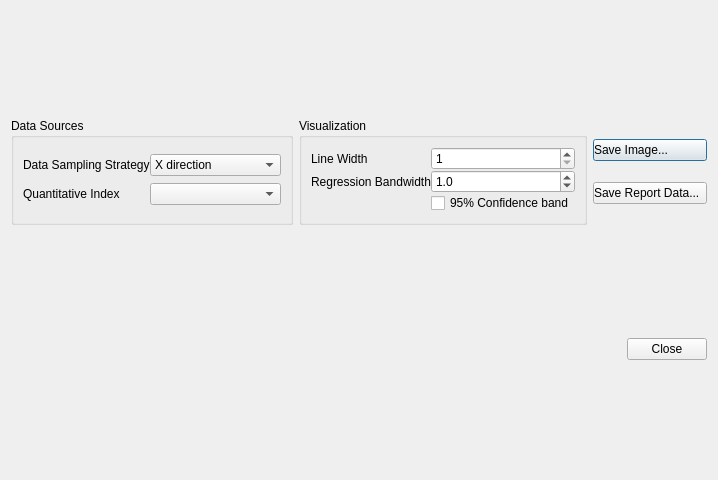
<?xml version="1.0" encoding="UTF-8"?>
<ui version="4.0">
 <class>tract_report</class>
 <widget class="QDialog" name="tract_report">
  <property name="geometry">
   <rect>
    <x>0</x>
    <y>0</y>
    <width>648</width>
    <height>480</height>
   </rect>
  </property>
  <property name="windowTitle">
   <string>Tract Analysis Report</string>
  </property>
  <layout class="QVBoxLayout" name="report_layout">
   <item>
    <layout class="QHBoxLayout" name="horizontalLayout">
     <property name="spacing">
      <number>6</number>
     </property>
     <property name="leftMargin">
      <number>0</number>
     </property>
     <item>
      <widget class="QGroupBox" name="groupBox_2">
       <property name="sizePolicy">
        <sizepolicy hsizetype="Preferred" vsizetype="Preferred">
         <horstretch>0</horstretch>
         <verstretch>0</verstretch>
        </sizepolicy>
       </property>
       <property name="title">
        <string>Data Sources</string>
       </property>
       <layout class="QGridLayout" name="gridLayout_2">
        <property name="spacing">
         <number>0</number>
        </property>
        <item row="0" column="0">
         <widget class="QLabel" name="label_2">
          <property name="text">
           <string>Data Sampling Strategy</string>
          </property>
         </widget>
        </item>
        <item row="0" column="1">
         <widget class="QComboBox" name="profile_dir">
          <property name="maximumSize">
           <size>
            <width>16777215</width>
            <height>22</height>
           </size>
          </property>
          <item>
           <property name="text">
            <string>X direction</string>
           </property>
          </item>
          <item>
           <property name="text">
            <string>Y direction</string>
           </property>
          </item>
          <item>
           <property name="text">
            <string>Z direction</string>
           </property>
          </item>
          <item>
           <property name="text">
            <string>fiber orientation</string>
           </property>
          </item>
          <item>
           <property name="text">
            <string>mean of each fiber</string>
           </property>
          </item>
         </widget>
        </item>
        <item row="1" column="0">
         <widget class="QLabel" name="label_3">
          <property name="text">
           <string>Quantitative Index</string>
          </property>
         </widget>
        </item>
        <item row="1" column="1">
         <widget class="QComboBox" name="report_index">
          <property name="maximumSize">
           <size>
            <width>16777215</width>
            <height>22</height>
           </size>
          </property>
         </widget>
        </item>
       </layout>
      </widget>
     </item>
     <item>
      <widget class="QGroupBox" name="groupBox">
       <property name="sizePolicy">
        <sizepolicy hsizetype="Preferred" vsizetype="Preferred">
         <horstretch>0</horstretch>
         <verstretch>0</verstretch>
        </sizepolicy>
       </property>
       <property name="title">
        <string>Visualization</string>
       </property>
       <layout class="QGridLayout" name="gridLayout">
        <property name="spacing">
         <number>0</number>
        </property>
        <item row="0" column="0">
         <layout class="QFormLayout" name="formLayout">
          <property name="horizontalSpacing">
           <number>0</number>
          </property>
          <property name="verticalSpacing">
           <number>0</number>
          </property>
          <item row="0" column="0">
           <widget class="QLabel" name="label_12">
            <property name="text">
             <string>Line Width</string>
            </property>
           </widget>
          </item>
          <item row="0" column="1">
           <widget class="QSpinBox" name="linewidth">
            <property name="minimum">
             <number>1</number>
            </property>
            <property name="maximum">
             <number>10</number>
            </property>
           </widget>
          </item>
          <item row="1" column="0">
           <widget class="QLabel" name="label">
            <property name="text">
             <string>Regression Bandwidth</string>
            </property>
           </widget>
          </item>
          <item row="1" column="1">
           <widget class="QDoubleSpinBox" name="report_bandwidth">
            <property name="decimals">
             <number>1</number>
            </property>
            <property name="minimum">
             <double>0.100000000000000</double>
            </property>
            <property name="maximum">
             <double>10.000000000000000</double>
            </property>
            <property name="singleStep">
             <double>0.500000000000000</double>
            </property>
            <property name="value">
             <double>1.000000000000000</double>
            </property>
           </widget>
          </item>
          <item row="2" column="1">
           <widget class="QCheckBox" name="CI">
            <property name="text">
             <string>95% Confidence band</string>
            </property>
           </widget>
          </item>
          <item row="2" column="0">
           <widget class="QLabel" name="label_4">
            <property name="text">
             <string/>
            </property>
           </widget>
          </item>
         </layout>
        </item>
       </layout>
      </widget>
     </item>
     <item>
      <layout class="QVBoxLayout" name="verticalLayout_2">
       <property name="spacing">
        <number>0</number>
       </property>
       <item>
        <widget class="QPushButton" name="save_image">
         <property name="styleSheet">
          <string notr="true">text-align: left</string>
         </property>
         <property name="text">
          <string>Save Image...</string>
         </property>
        </widget>
       </item>
       <item>
        <widget class="QPushButton" name="save_report">
         <property name="styleSheet">
          <string notr="true">text-align: left</string>
         </property>
         <property name="text">
          <string>Save Report Data...</string>
         </property>
        </widget>
       </item>
      </layout>
     </item>
    </layout>
   </item>
   <item>
    <widget class="QDialogButtonBox" name="buttonBox">
     <property name="orientation">
      <enum>Qt::Horizontal</enum>
     </property>
     <property name="standardButtons">
      <set>QDialogButtonBox::Close</set>
     </property>
    </widget>
   </item>
  </layout>
 </widget>
 <resources/>
 <connections>
  <connection>
   <sender>buttonBox</sender>
   <signal>accepted()</signal>
   <receiver>tract_report</receiver>
   <slot>accept()</slot>
   <hints>
    <hint type="sourcelabel">
     <x>248</x>
     <y>254</y>
    </hint>
    <hint type="destinationlabel">
     <x>157</x>
     <y>274</y>
    </hint>
   </hints>
  </connection>
  <connection>
   <sender>buttonBox</sender>
   <signal>rejected()</signal>
   <receiver>tract_report</receiver>
   <slot>reject()</slot>
   <hints>
    <hint type="sourcelabel">
     <x>316</x>
     <y>260</y>
    </hint>
    <hint type="destinationlabel">
     <x>286</x>
     <y>274</y>
    </hint>
   </hints>
  </connection>
 </connections>
</ui>
